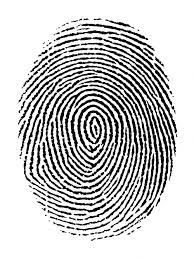
#> input picture fingerprint.jfif, 194 x 259 px
$ python bicubic_interpolation.py
#> lines starting #> are read from the running program, lines starting #| are printed output that depends on the picture
# -*- coding: utf-8 -*-
"""
Created on Fri Aug 18 19:41:41 2023

@author: HP
"""

import numpy as np
import matplotlib.pyplot as plt
from scipy import ndimage

# Load a small grayscale image (replace 'small_image.jpg' with your image)
small_image = plt.imread('fingerprint.jfif')
#> small_image is the input picture: shape (259, 194, 3); min 0, max 255, mean 197.2

# Define the scaling factor for enlargement (e.g., 2 means doubling the size)
scaling_factor = 2


# Perform bicubic interpolation using scipy's zoom function
enlarged_image = ndimage.zoom(small_image, (scaling_factor, scaling_factor,1), order=3)
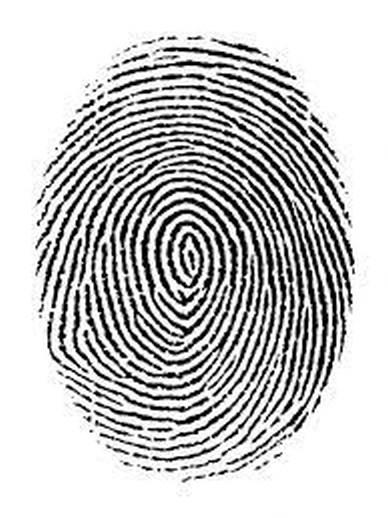
#> enlarged_image: shape (518, 388, 3); min 0, max 255, mean 196.9
#order = 3 is to indicate this have to be done by using bicubic interpolation and 1 to indicate this is a color image RGB

output_file = 'enlarged_fingerprint_image.jpg'
plt.imsave(output_file, enlarged_image)

# Plot the original and enlarged images
plt.figure(figsize=(8, 4))

plt.subplot(1, 2, 1)
plt.imshow(small_image)
plt.title('Original Image')
plt.axis('off')

plt.subplot(1, 2, 2)
plt.imshow(enlarged_image)
plt.title('Enlarged Image (Bicubic)')
plt.axis('off')

plt.tight_layout()
plt.show()
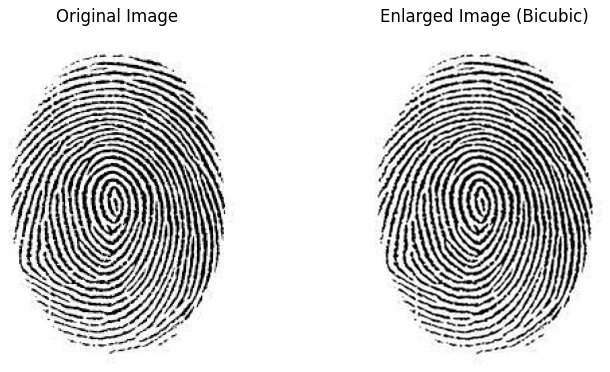
#> figure drawn by matplotlib, 2 panels

print(f'Enlarged image saved as {output_file}')

small_image.shape
enlarged_image.shape

$ run again, with DB_2000(2).png saved as fingerprint.jfif
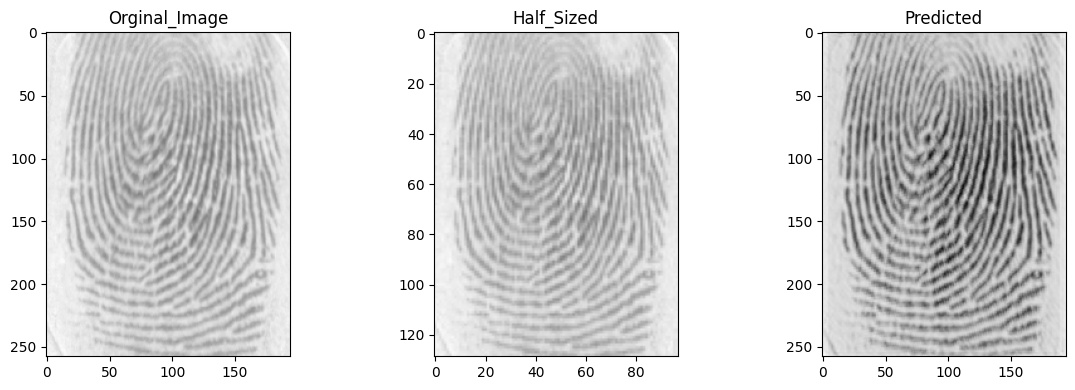
#> input picture DB_2000(2).png, 1075 x 390 px
#> small_image is the input picture: shape (390, 1075, 3); min 0, max 255, mean 213.9
#> `plt.show()`:
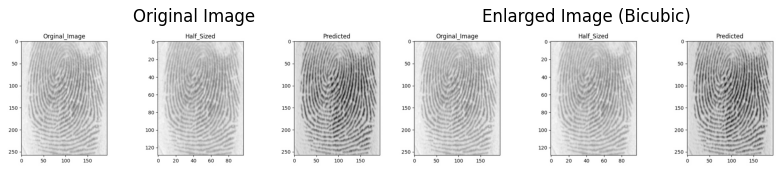
#> figure drawn by matplotlib, 2 panels
